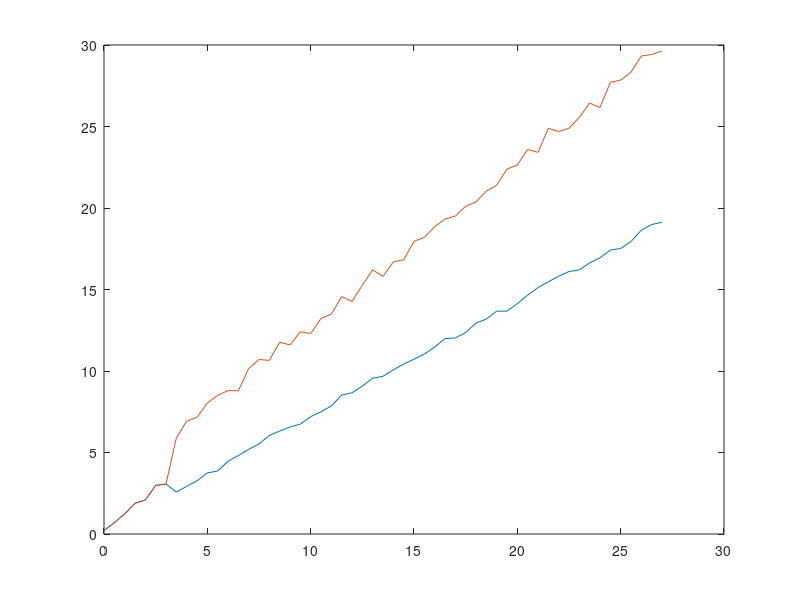

Reproduce this figure in MATLAB.
close all
clear
clc


x = 0:0.5:27;

for i = 1:length(x)

    y(i) = x(i) + rand/2 ;

    if x(i) <= 3
        
        y1(i) = y(i);
        
    else
        
        y1(i) = y(i)+2 + rand;
        
        y(i) = y(i) - 0.3*x(i);
        
    end
    
end
    
plot(x,y)
hold on
plot(x,y1)
